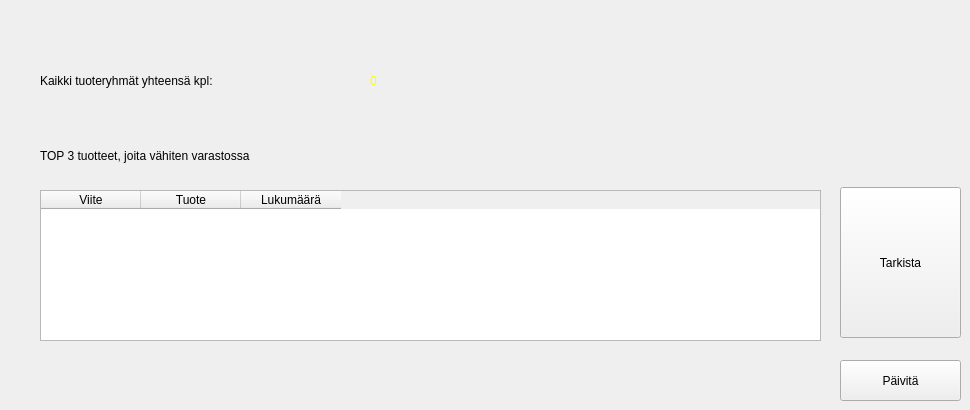
    <widget class="QWidget" name="tab_3">
     <attribute name="title">
      <string>Statistiikka</string>
     </attribute>
     <widget class="QLabel" name="label_4">
      <property name="geometry">
       <rect>
        <x>40</x>
        <y>50</y>
        <width>401</width>
        <height>61</height>
       </rect>
      </property>
      <property name="styleSheet">
       <string notr="true">font: 75 16pt &quot;Arial&quot;;</string>
      </property>
      <property name="text">
       <string>Kaikki tuoteryhmät yhteensä kpl:</string>
      </property>
     </widget>
     <widget class="QLabel" name="label_5">
      <property name="geometry">
       <rect>
        <x>580</x>
        <y>40</y>
        <width>51</width>
        <height>71</height>
       </rect>
      </property>
      <property name="styleSheet">
       <string notr="true">font: 75 16pt &quot;Arial&quot;;</string>
      </property>
      <property name="text">
       <string/>
      </property>
     </widget>
     <widget class="QLabel" name="lbl_parts_nbr">
      <property name="geometry">
       <rect>
        <x>370</x>
        <y>60</y>
        <width>51</width>
        <height>41</height>
       </rect>
      </property>
      <property name="styleSheet">
       <string notr="true">font: 75 16pt &quot;Arial&quot;;
color: rgb(255, 255, 0);
font: 20pt &quot;MS Shell Dlg 2&quot;;</string>
      </property>
      <property name="text">
       <string>0</string>
      </property>
     </widget>
     <widget class="QTableWidget" name="table2">
      <property name="geometry">
       <rect>
        <x>40</x>
        <y>190</y>
        <width>781</width>
        <height>151</height>
       </rect>
      </property>
      <property name="styleSheet">
       <string notr="true">font: 14pt &quot;MS Shell Dlg 2&quot;;</string>
      </property>
      <column>
       <property name="text">
        <string>Viite</string>
       </property>
      </column>
      <column>
       <property name="text">
        <string>Tuote</string>
       </property>
      </column>
      <column>
       <property name="text">
        <string>Lukumäärä</string>
       </property>
      </column>
     </widget>
     <widget class="QLabel" name="label_8">
      <property name="geometry">
       <rect>
        <x>40</x>
        <y>140</y>
        <width>401</width>
        <height>31</height>
       </rect>
      </property>
      <property name="styleSheet">
       <string notr="true">font: 16pt &quot;MS Shell Dlg 2&quot;;</string>
      </property>
      <property name="text">
       <string>TOP 3 tuotteet, joita vähiten varastossa</string>
      </property>
     </widget>
     <widget class="QPushButton" name="paivita2">
      <property name="geometry">
       <rect>
        <x>840</x>
        <y>360</y>
        <width>121</width>
        <height>41</height>
       </rect>
      </property>
      <property name="styleSheet">
       <string notr="true">font: 14pt &quot;MS Shell Dlg 2&quot;;</string>
      </property>
      <property name="text">
       <string>Päivitä</string>
      </property>
     </widget>
     <widget class="QPushButton" name="check_btn">
      <property name="geometry">
       <rect>
        <x>840</x>
        <y>187</y>
        <width>121</width>
        <height>151</height>
       </rect>
      </property>
      <property name="styleSheet">
       <string notr="true">font: 14pt &quot;MS Shell Dlg 2&quot;;</string>
      </property>
      <property name="text">
       <string>Tarkista</string>
      </property>
     </widget>
    </widget>
